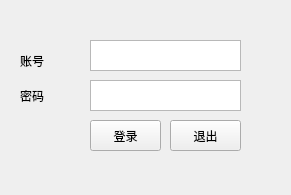
<?xml version="1.0" encoding="UTF-8"?>
<ui version="4.0">
 <class>EnterWindow</class>
 <widget class="QWidget" name="EnterWindow">
  <property name="geometry">
   <rect>
    <x>0</x>
    <y>0</y>
    <width>291</width>
    <height>195</height>
   </rect>
  </property>
  <property name="windowTitle">
   <string>Form</string>
  </property>
  <widget class="QLabel" name="label">
   <property name="geometry">
    <rect>
     <x>20</x>
     <y>50</y>
     <width>61</width>
     <height>21</height>
    </rect>
   </property>
   <property name="text">
    <string>账号</string>
   </property>
  </widget>
  <widget class="QTextEdit" name="textEdit">
   <property name="geometry">
    <rect>
     <x>90</x>
     <y>40</y>
     <width>151</width>
     <height>31</height>
    </rect>
   </property>
  </widget>
  <widget class="QTextEdit" name="textEdit_2">
   <property name="geometry">
    <rect>
     <x>90</x>
     <y>80</y>
     <width>151</width>
     <height>31</height>
    </rect>
   </property>
  </widget>
  <widget class="QLabel" name="label_2">
   <property name="geometry">
    <rect>
     <x>20</x>
     <y>90</y>
     <width>54</width>
     <height>12</height>
    </rect>
   </property>
   <property name="text">
    <string>密码</string>
   </property>
  </widget>
  <widget class="QPushButton" name="pushButton">
   <property name="geometry">
    <rect>
     <x>90</x>
     <y>120</y>
     <width>71</width>
     <height>31</height>
    </rect>
   </property>
   <property name="text">
    <string>登录</string>
   </property>
  </widget>
  <widget class="QPushButton" name="pushButton_2">
   <property name="geometry">
    <rect>
     <x>170</x>
     <y>120</y>
     <width>71</width>
     <height>31</height>
    </rect>
   </property>
   <property name="text">
    <string>退出</string>
   </property>
  </widget>
 </widget>
 <resources/>
 <connections/>
</ui>
